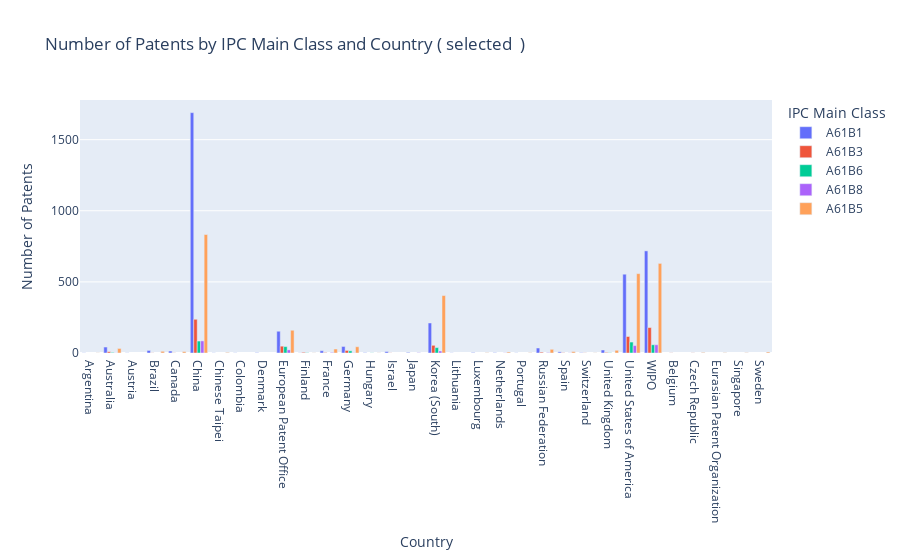

This figure's notebook cell:
### Markdown cell above
## Quantitative-analysis
### Ranking-Map: Number of Patents by IPC Main Class and Country ( selected )

- A61B1 =(DIAGNOSIS; SURGERY; IDENTIFICATION) 
- A61B3 =(Apparatus for testing the eyes; Instruments for examining the eyes)
- A61B6 =(Apparatus for radiation diagnosis)
- A61B8 =(Diagnosis using ultrasonic, sonic or infrasonic waves)
- A61B5 =(Measuring for diagnostic purposes )

### Code cell
# Extract the main IPC class
df['ipc_main_class'] = df['IPC'].apply(lambda x: x[:5])

# Filter the data for the specified IPC main classes
selected_ipc_classes = ['A61B1', 'A61B3', 'A61B6', 'A61B8', 'A61B5']
data_filtered = df[df['ipc_main_class'].isin(selected_ipc_classes)]

# Group the data by IPC main class and country, and count the number of occurrences
ipc_country_counts = data_filtered.groupby(['ipc_main_class', 'country']).size().reset_index()
ipc_country_counts.columns = ['ipc_main_class', 'country', 'count']

# Create a grouped bar chart visualization
fig = px.bar(ipc_country_counts,
             x='country',
             y='count',
             color='ipc_main_class',
             barmode='group',
             title='Number of Patents by IPC Main Class and Country ( selected  )',
             labels={'ipc_main_class': 'IPC Main Class', 'country': 'Country', 'count': 'Number of Patents'},
             category_orders={'ipc_main_class': selected_ipc_classes})

fig.show()
#fig.write_html(file='bar-chart-selected.html', auto_open=True)

### Figure 1 — Plotly figure (JSON) as saved in the notebook; plotly's stock layout.template omitted (floating-point values rounded to 4 significant figures)
{"data": [{"alignmentgroup": "True", "hovertemplate": "IPC Main Class=A61B1<br>Country=%{x}<br>Number of Patents=%{y}<extra></extra>", "legendgroup": "A61B1", "marker": {"color": "#636efa", "pattern": {"shape": ""}}, "name": "A61B1", "offsetgroup": "A61B1", "orientation": "v", "showlegend": true, "textposition": "auto", "type": "bar", "x": ["Argentina", "Australia", "Austria", "Brazil", "Canada", "China", "Chinese Taipei", "Colombia", "Denmark", "European Patent Office", "Finland", "France", "Germany", "Hungary", "Israel", "Japan", "Korea (South)", "Lithuania", "Luxembourg", "Netherlands", "Portugal", "Russian Federation", "Spain", "Switzerland", "United Kingdom", "United States of America", "WIPO"], "xaxis": "x", "y": [1, 42, 1, 18, 14, 1690, 1, 1, 2, 153, 1, 16, 46, 2, 10, 4, 211, 1, 3, 2, 1, 35, 8, 2, 21, 554, 718], "yaxis": "y"}, {"alignmentgroup": "True", "hovertemplate": "IPC Main Class=A61B3<br>Country=%{x}<br>Number of Patents=%{y}<extra></extra>", "legendgroup": "A61B3", "marker": {"color": "#EF553B", "pattern": {"shape": ""}}, "name": "A61B3", "offsetgroup": "A61B3", "orientation": "v", "showlegend": true, "textposition": "auto", "type": "bar", "x": ["Australia", "Belgium", "Brazil", "Canada", "China", "Czech Republic", "European Patent Office", "Finland", "France", "Germany", "Israel", "Korea (South)", "Russian Federation", "Spain", "Switzerland", "United Kingdom", "United States of America", "WIPO"], "xaxis": "x", "y": [9, 1, 1, 1, 237, 1, 48, 5, 3, 18, 1, 54, 6, 2, 1, 4, 116, 179], "yaxis": "y"}, {"alignmentgroup": "True", "hovertemplate": "IPC Main Class=A61B6<br>Country=%{x}<br>Number of Patents=%{y}<extra></extra>", "legendgroup": "A61B6", "marker": {"color": "#00cc96", "pattern": {"shape": ""}}, "name": "A61B6", "offsetgroup": "A61B6", "orientation": "v", "showlegend": true, "textposition": "auto", "type": "bar", "x": ["Australia", "China", "European Patent Office", "Finland", "Germany", "Hungary", "Korea (South)", "United Kingdom", "United States of America", "WIPO"], "xaxis": "x", "y": [4, 84, 45, 2, 15, 1, 38, 2, 77, 58], "yaxis": "y"}, {"alignmentgroup": "True", "hovertemplate": "IPC Main Class=A61B8<br>Country=%{x}<br>Number of Patents=%{y}<extra></extra>", "legendgroup": "A61B8", "marker": {"color": "#ab63fa", "pattern": {"shape": ""}}, "name": "A61B8", "offsetgroup": "A61B8", "orientation": "v", "showlegend": true, "textposition": "auto", "type": "bar", "x": ["Australia", "China", "European Patent Office", "France", "Germany", "Japan", "Korea (South)", "Netherlands", "Russian Federation", "Spain", "United States of America", "WIPO"], "xaxis": "x", "y": [1, 85, 22, 4, 2, 2, 14, 1, 3, 1, 52, 58], "yaxis": "y"}, {"alignmentgroup": "True", "hovertemplate": "IPC Main Class=A61B5<br>Country=%{x}<br>Number of Patents=%{y}<extra></extra>", "legendgroup": "A61B5", "marker": {"color": "#FFA15A", "pattern": {"shape": ""}}, "name": "A61B5", "offsetgroup": "A61B5", "orientation": "v", "showlegend": true, "textposition": "auto", "type": "bar", "x": ["Argentina", "Australia", "Brazil", "Canada", "China", "Chinese Taipei", "Czech Republic", "Eurasian Patent Organization", "European Patent Office", "Finland", "France", "Germany", "Hungary", "Korea (South)", "Luxembourg", "Netherlands", "Portugal", "Russian Federation", "Singapore", "Spain", "Sweden", "Switzerland", "United Kingdom", "United States of America", "WIPO"], "xaxis": "x", "y": [1, 32, 12, 10, 833, 4, 4, 2, 160, 1, 28, 44, 1, 404, 2, 7, 2, 26, 2, 10, 7, 1, 19, 558, 630], "yaxis": "y"}], "layout": {"barmode": "group", "legend": {"title": {"text": "IPC Main Class"}, "tracegroupgap": 0}, "title": {"text": "Number of Patents by IPC Main Class and Country ( selected  )"}, "xaxis": {"anchor": "y", "domain": [0, 1], "title": {"text": "Country"}}, "yaxis": {"anchor": "x", "domain": [0, 1], "title": {"text": "Number of Patents"}}}}
